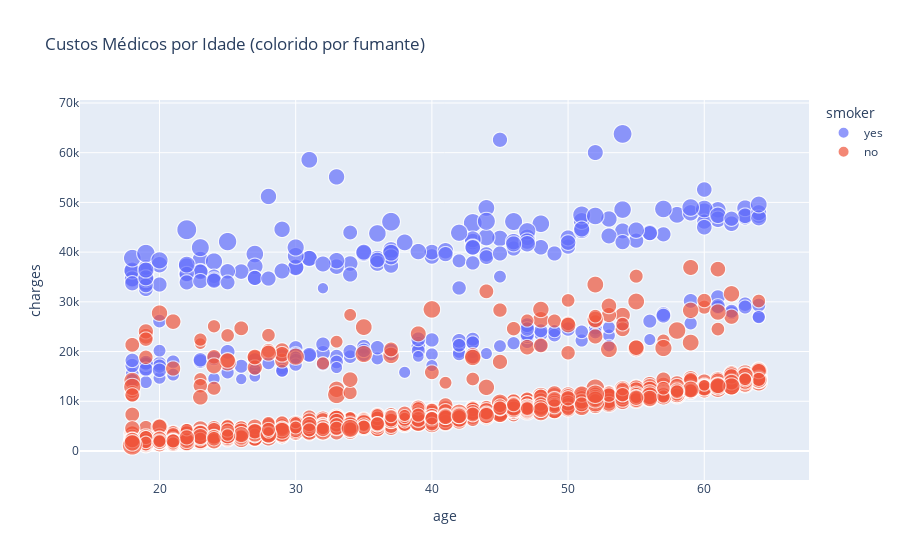

The code cell stored with this chart in its notebook:
### Code cell
# Relação entre Idade e Custo médico
fig = px.scatter(dados, x="age", y="charges", 
                 color="smoker", size="bmi", 
                 hover_data=["sex", "region", "children"],
                 title="Custos Médicos por Idade (colorido por fumante)")
fig.show()

### Figure 1 — Plotly figure (JSON) as saved in the notebook; plotly's stock layout.template omitted (floating-point values rounded to 4 significant figures; data arrays with more than 128 entries replaced by an {"elided": "..."} marker saying what was removed)
{"data": [{"customdata": {"elided": "274x3 mixed values"}, "hovertemplate": "smoker=yes<br>age=%{x}<br>charges=%{y}<br>bmi=%{marker.size}<br>sex=%{customdata[0]}<br>region=%{customdata[1]}<br>children=%{customdata[2]}<extra></extra>", "legendgroup": "yes", "marker": {"color": "#636efa", "size": {"elided": "274 float values"}, "sizemode": "area", "sizeref": 0.1328, "symbol": "circle"}, "mode": "markers", "name": "yes", "showlegend": true, "type": "scattergl", "x": {"elided": "274 int values"}, "xaxis": "x", "y": {"elided": "274 float values"}, "yaxis": "y"}, {"customdata": {"elided": "1064x3 mixed values"}, "hovertemplate": "smoker=no<br>age=%{x}<br>charges=%{y}<br>bmi=%{marker.size}<br>sex=%{customdata[0]}<br>region=%{customdata[1]}<br>children=%{customdata[2]}<extra></extra>", "legendgroup": "no", "marker": {"color": "#EF553B", "size": {"elided": "1064 float values"}, "sizemode": "area", "sizeref": 0.1328, "symbol": "circle"}, "mode": "markers", "name": "no", "showlegend": true, "type": "scattergl", "x": {"elided": "1064 int values"}, "xaxis": "x", "y": {"elided": "1064 float values"}, "yaxis": "y"}], "layout": {"legend": {"itemsizing": "constant", "title": {"text": "smoker"}, "tracegroupgap": 0}, "title": {"text": "Custos Médicos por Idade (colorido por fumante)"}, "xaxis": {"anchor": "y", "domain": [0, 1], "title": {"text": "age"}}, "yaxis": {"anchor": "x", "domain": [0, 1], "title": {"text": "charges"}}}}
